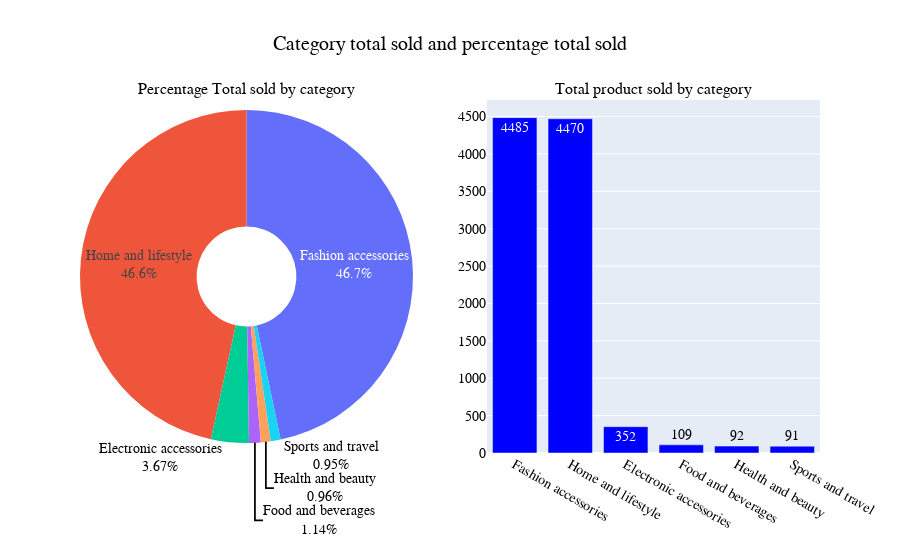

Notebook code cell kept with this figure:
### Code cell
produk_analysis = (
    df.groupby('category',observed=False)['invoice_id']
    .count()
    .reset_index(name='total_sold')
    .sort_values(by='total_sold', ascending=False)
    .round()
)
#find the another matrix
total_produk_sold = produk_analysis['total_sold'].sum()
produk_analysis['pct'] = (produk_analysis['total_sold']/ total_produk_sold) *100
produk_analysis['pct'] = produk_analysis['pct'].round(2)
produk_analysis

#added two traces for two chars
fig = make_subplots(
    rows=1,
    cols=2,
    subplot_titles = ('Percentage Total sold by category','Total product sold by category'),
    horizontal_spacing = 0.1,
    specs=[[{'type':'domain'}, {'type':'xy'}]]
)

fig.add_trace(
    go.Pie(
        labels=produk_analysis['category'],
        values=produk_analysis['pct'],
        hole=0.3,
        name='Total Sold pct',
        textinfo= 'label+percent',
    ),
    row=1, col=1
)

fig.add_trace(
    go.Bar(
        x=produk_analysis['category'],
        y=produk_analysis['total_sold'],
        name='Total sold produk by Category',
        text=produk_analysis['total_sold'],
         marker=dict(
        color='blue'
    ),
    ),
    row=1, col=2
)

fig.update_layout(
    title='Category total sold and percentage total sold',
    title_x=0.5,
    font=dict(
        color='black',
        size=14,
        family='consolas'
    ),
    showlegend=False
)

fig.show()

### Figure 1 — Plotly figure (JSON) as saved in the notebook; plotly's stock layout.template omitted (floating-point values rounded to 4 significant figures)
{"data": [{"domain": {"x": [0, 0.45], "y": [0, 1]}, "hole": 0.3, "labels": ["Fashion accessories", "Home and lifestyle", "Electronic accessories", "Food and beverages", "Health and beauty", "Sports and travel"], "name": "Total Sold pct", "textinfo": "label+percent", "type": "pie", "values": [46.72, 46.57, 3.67, 1.14, 0.96, 0.95]}, {"marker": {"color": "blue"}, "name": "Total sold produk by Category", "text": [4485.0, 4470.0, 352.0, 109.0, 92.0, 91.0], "type": "bar", "x": ["Fashion accessories", "Home and lifestyle", "Electronic accessories", "Food and beverages", "Health and beauty", "Sports and travel"], "xaxis": "x", "y": [4485, 4470, 352, 109, 92, 91], "yaxis": "y"}], "layout": {"annotations": [{"font": {"size": 16}, "showarrow": false, "text": "Percentage Total sold by category", "x": 0.225, "xanchor": "center", "xref": "paper", "y": 1, "yanchor": "bottom", "yref": "paper"}, {"font": {"size": 16}, "showarrow": false, "text": "Total product sold by category", "x": 0.775, "xanchor": "center", "xref": "paper", "y": 1, "yanchor": "bottom", "yref": "paper"}], "font": {"color": "black", "family": "consolas", "size": 14}, "showlegend": false, "title": {"text": "Category total sold and percentage total sold", "x": 0.5}, "xaxis": {"anchor": "y", "domain": [0.55, 1]}, "yaxis": {"anchor": "x", "domain": [0, 1]}}}
